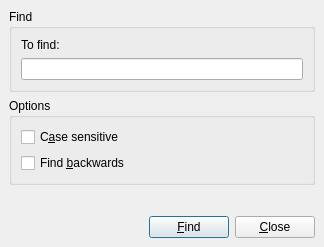
<?xml version="1.0" encoding="UTF-8"?>
<ui version="4.0">
 <class>FindDialog</class>
 <widget class="QDialog" name="FindDialog">
  <property name="enabled">
   <bool>true</bool>
  </property>
  <property name="geometry">
   <rect>
    <x>0</x>
    <y>0</y>
    <width>324</width>
    <height>247</height>
   </rect>
  </property>
  <property name="sizePolicy">
   <sizepolicy hsizetype="Fixed" vsizetype="Fixed">
    <horstretch>0</horstretch>
    <verstretch>0</verstretch>
   </sizepolicy>
  </property>
  <property name="windowTitle">
   <string>Find</string>
  </property>
  <layout class="QGridLayout">
   <property name="leftMargin">
    <number>9</number>
   </property>
   <property name="topMargin">
    <number>9</number>
   </property>
   <property name="rightMargin">
    <number>9</number>
   </property>
   <property name="bottomMargin">
    <number>9</number>
   </property>
   <property name="spacing">
    <number>6</number>
   </property>
   <item row="2" column="0">
    <layout class="QVBoxLayout">
     <property name="spacing">
      <number>6</number>
     </property>
     <property name="leftMargin">
      <number>0</number>
     </property>
     <property name="topMargin">
      <number>0</number>
     </property>
     <property name="rightMargin">
      <number>0</number>
     </property>
     <property name="bottomMargin">
      <number>0</number>
     </property>
     <item>
      <spacer>
       <property name="orientation">
        <enum>Qt::Vertical</enum>
       </property>
       <property name="sizeHint" stdset="0">
        <size>
         <width>20</width>
         <height>40</height>
        </size>
       </property>
      </spacer>
     </item>
     <item>
      <layout class="QHBoxLayout">
       <property name="spacing">
        <number>6</number>
       </property>
       <property name="leftMargin">
        <number>0</number>
       </property>
       <property name="topMargin">
        <number>0</number>
       </property>
       <property name="rightMargin">
        <number>0</number>
       </property>
       <property name="bottomMargin">
        <number>0</number>
       </property>
       <item>
        <spacer>
         <property name="orientation">
          <enum>Qt::Horizontal</enum>
         </property>
         <property name="sizeHint" stdset="0">
          <size>
           <width>40</width>
           <height>20</height>
          </size>
         </property>
        </spacer>
       </item>
       <item>
        <widget class="QPushButton" name="findButton">
         <property name="text">
          <string>&amp;Find</string>
         </property>
         <property name="default">
          <bool>true</bool>
         </property>
        </widget>
       </item>
       <item>
        <widget class="QPushButton" name="closeButton">
         <property name="text">
          <string>&amp;Close</string>
         </property>
        </widget>
       </item>
      </layout>
     </item>
    </layout>
   </item>
   <item row="1" column="0">
    <widget class="QGroupBox" name="groupBox_2">
     <property name="title">
      <string>Options</string>
     </property>
     <layout class="QGridLayout">
      <property name="leftMargin">
       <number>9</number>
      </property>
      <property name="topMargin">
       <number>9</number>
      </property>
      <property name="rightMargin">
       <number>9</number>
      </property>
      <property name="bottomMargin">
       <number>9</number>
      </property>
      <property name="spacing">
       <number>6</number>
      </property>
      <item row="0" column="0">
       <layout class="QVBoxLayout">
        <property name="spacing">
         <number>6</number>
        </property>
        <property name="leftMargin">
         <number>0</number>
        </property>
        <property name="topMargin">
         <number>0</number>
        </property>
        <property name="rightMargin">
         <number>0</number>
        </property>
        <property name="bottomMargin">
         <number>0</number>
        </property>
        <item>
         <widget class="QCheckBox" name="caseSensitiveCheckBox">
          <property name="text">
           <string>C&amp;ase sensitive</string>
          </property>
         </widget>
        </item>
        <item>
         <widget class="QCheckBox" name="findBackwardsCheckBox">
          <property name="text">
           <string>Find &amp;backwards</string>
          </property>
         </widget>
        </item>
       </layout>
      </item>
     </layout>
    </widget>
   </item>
   <item row="0" column="0">
    <widget class="QGroupBox" name="groupBox">
     <property name="title">
      <string>Find</string>
     </property>
     <layout class="QGridLayout">
      <property name="leftMargin">
       <number>9</number>
      </property>
      <property name="topMargin">
       <number>9</number>
      </property>
      <property name="rightMargin">
       <number>9</number>
      </property>
      <property name="bottomMargin">
       <number>9</number>
      </property>
      <property name="spacing">
       <number>6</number>
      </property>
      <item row="0" column="0">
       <layout class="QVBoxLayout">
        <property name="spacing">
         <number>6</number>
        </property>
        <property name="leftMargin">
         <number>0</number>
        </property>
        <property name="topMargin">
         <number>0</number>
        </property>
        <property name="rightMargin">
         <number>0</number>
        </property>
        <property name="bottomMargin">
         <number>0</number>
        </property>
        <item>
         <widget class="QLabel" name="label">
          <property name="text">
           <string>To find:</string>
          </property>
          <property name="buddy">
           <cstring>lineEdit</cstring>
          </property>
         </widget>
        </item>
        <item>
         <widget class="QLineEdit" name="lineEdit"/>
        </item>
       </layout>
      </item>
     </layout>
    </widget>
   </item>
  </layout>
 </widget>
 <tabstops>
  <tabstop>lineEdit</tabstop>
  <tabstop>caseSensitiveCheckBox</tabstop>
  <tabstop>findBackwardsCheckBox</tabstop>
  <tabstop>findButton</tabstop>
  <tabstop>closeButton</tabstop>
 </tabstops>
 <resources/>
 <connections/>
</ui>
